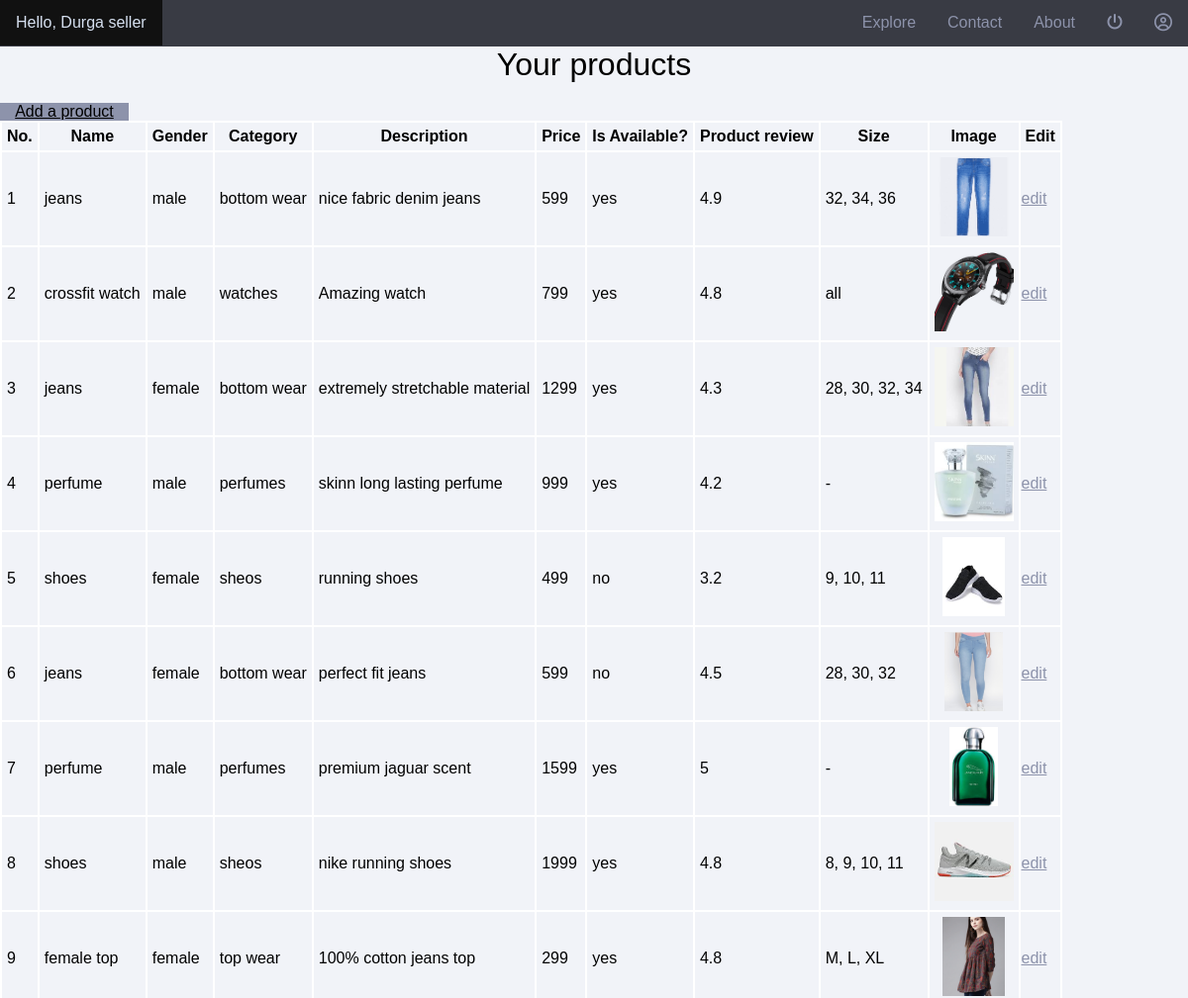
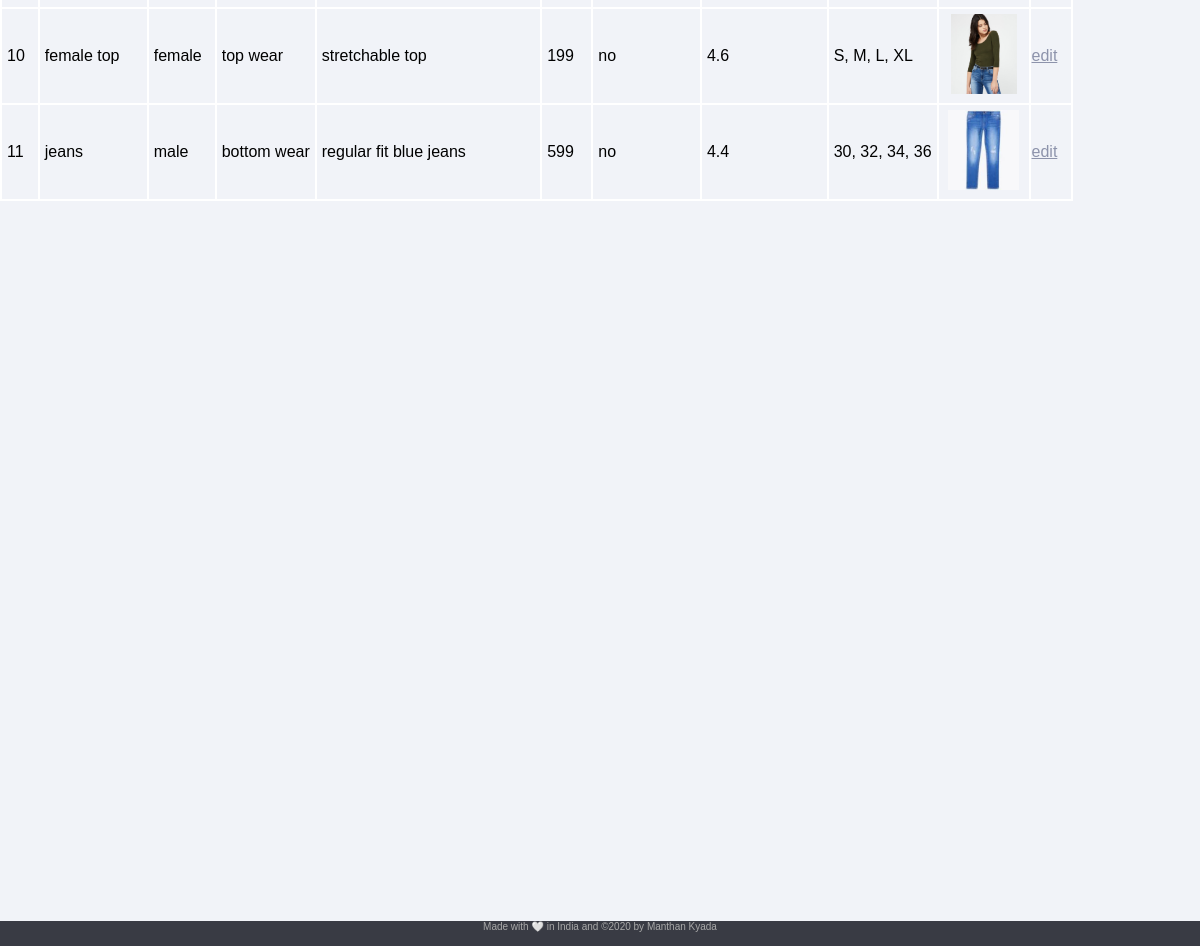
/authentication/product_list.php (signed in), run on the app's committed database (2 pictures, top to bottom).
### tables this page shows
CREATE TABLE `products` (
  `id` int(20) NOT NULL,
  `name` varchar(30) NOT NULL,
  `seller` varchar(60) NOT NULL,
  `gender` varchar(10) NOT NULL,
  `category` varchar(30) NOT NULL,
  `description` varchar(200) NOT NULL,
  `price` float NOT NULL,
  `is_available` varchar(10) NOT NULL,
  `product_review` float NOT NULL,
  `size` varchar(60) NOT NULL,
  `image` varchar(400) NOT NULL
);

### authentication/product_list.php (the view, shortened to what this page needs)
<?php
include '../database/connection.php';
$sellername = $_SESSION['username'];
$select = "SELECT * FROM `products` WHERE `seller`='$sellername'";
$result = $db->query($select);
?>
<!DOCTYPE html>
<html lang="en">
<head>
    <link rel="stylesheet" href="../assets/style/style.css">
</head>
<?php include '../includes/header.php'; ?>
<body>
    <div class="header">Your products</div>
    <div style="background-color: #8d93ab; width: 130px; text-align: center; "><a href="product_upload.php" style="color: black;">Add a product</a></div>
    <form method="post" name="registration" enctype="multipart/form-data" autocomplete="off" onsubmit="return(validate());">
        <table class="tableborder" style="border-collapse: collapse; display: inline-table;">
            <tr class="tableborder">
                <th class="tableborder">No.</th>
                <th class="tableborder">Name</th>
                <th class="tableborder">Gender</th>
                <th class="tableborder">Category</th>
                <th class="tableborder">Description</th>
                <th class="tableborder">Price</th>
                <th class="tableborder">Is Available?</th>
                <th class="tableborder">Product review</th>
                <th class="tableborder">Size</th>
                <th class="tableborder">Image</th>
                <th class="tableborder">Edit</th>
            </tr>
            <?php $counter = 1;
            while ($row = $result->fetch_object()) { ?>
                <tr class="tableborder">
                    <td class="tableborder"><?php echo $counter;
                                            $counter += 1; ?></td>
                    <td class="tableborder"><?php echo $row->name ?></td>
                    <td class="tableborder"><?php echo $row->gender ?></td>
                    <td class="tableborder"><?php echo $row->category ?></td>
                    <td class="tableborder"><?php echo $row->description ?></td>
                    <td class="tableborder"><?php echo $row->price ?></td>
                    <td class="tableborder"><?php echo $row->is_available ?></td>
                    <td class="tableborder"><?php echo $row->product_review ?></td>
                    <td class="tableborder"><?php echo $row->size ?></td>
                    <td class="tableborder" style="text-align: center;"><img class="zoom" src="../assets/product_photo/<?php echo $row->image; ?>" alt="" height="80px"></td>
                    <td><a href="product_edit.php?id=<?php echo $row->id; ?>">edit</a></td>
                </tr>
            <?php } ?>
        </table>
    </form>
    <div class="footer"><?php include '../includes/footer.php'; ?></div>
</body>
</html>

### assets/style/style.css (style rules this page uses)
body { background-color: #f1f3f8; margin: 0; padding: 0; box-sizing: border-box; font-family: 'poppins',sans-serif; }
.header { text-align: center; margin-bottom: 20px; font-size: xx-large; }
a:link, a:visited { color: #8d93ab; }
.footer { margin-top: 90vh; height: 25px; width: 100%; position: static; bottom: 0px; background-color: #393b44; color: darkgray; font-size: 10px; text-align: center; }
.tableborder { border:2px solid white; padding: 5px; }
.zoom { transition: transform .2s; }

### data on the page
products: name "jeans", gender "male", category "bottom wear", description "nice fabric denim jeans", price "599", is_available "yes", product_review "4.9", size "32, 34, 36", image (picture)
products: name "crossfit watch", gender "male", category "watches", description "Amazing watch", price "799", is_available "yes", product_review "4.8", size "all", image (picture)
products: name "jeans", gender "female", category "bottom wear", description "extremely stretchable material", price "1299", is_available "yes", product_review "4.3", size "28, 30, 32, 34", image (picture)
products: name "perfume", gender "male", category "perfumes", description "skinn long lasting perfume", price "999", is_available "yes", product_review "4.2", size "-", image (picture)
products: name "shoes", gender "female", category "sheos", description "running shoes", price "499", is_available "no", product_review "3.2", size "9, 10, 11", image (picture)
products: name "jeans", gender "female", category "bottom wear", description "perfect fit jeans", price "599", is_available "no", product_review "4.5", size "28, 30, 32", image (picture)
products: name "perfume", gender "male", category "perfumes", description "premium jaguar scent", price "1599", is_available "yes", product_review "5", size "-", image (picture)
products: name "shoes", gender "male", category "sheos", description "nike running shoes", price "1999", is_available "yes", product_review "4.8", size "8, 9, 10, 11", image (picture)
products: name "female top", gender "female", category "top wear", description "100% cotton jeans top", price "299", is_available "yes", product_review "4.8", size "M, L, XL", image (picture)
products: name "female top", gender "female", category "top wear", description "stretchable top", price "199", is_available "no", product_review "4.6", size "S, M, L, XL", image (picture)
products: name "jeans", gender "male", category "bottom wear", description "regular fit blue jeans", price "599", is_available "no", product_review "4.4", size "30, 32, 34, 36", image (picture)

### other printed values
$_SESSION['username'] "Durga seller"
